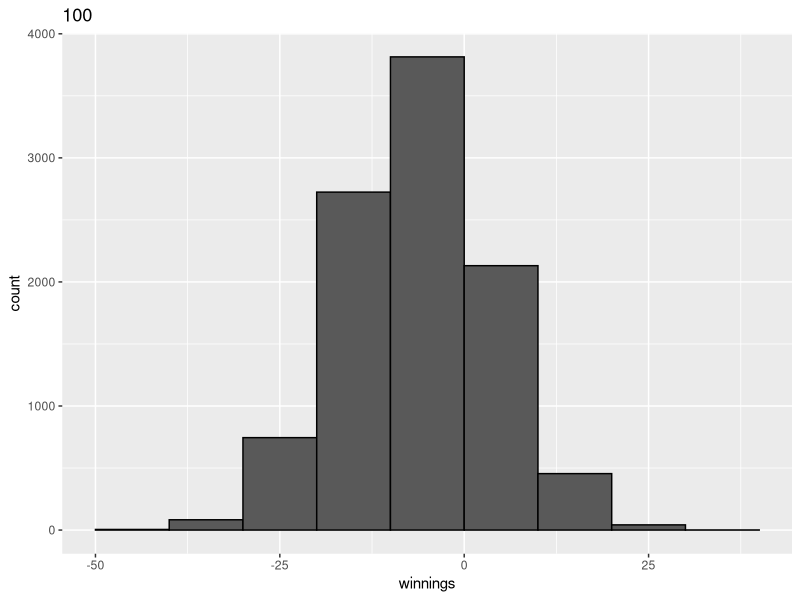
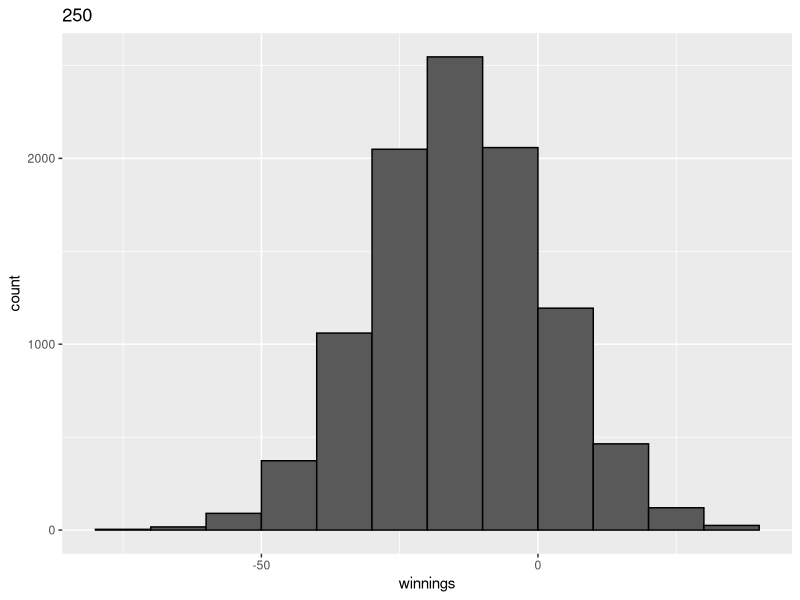
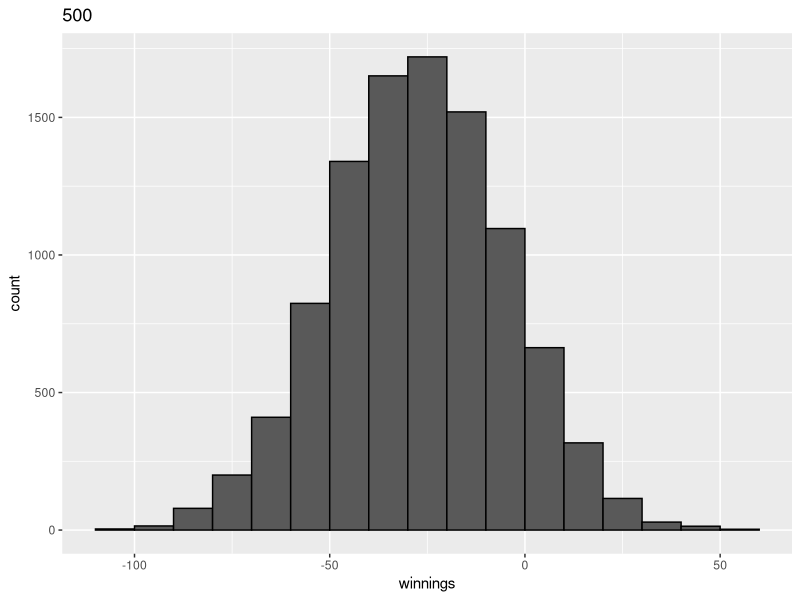
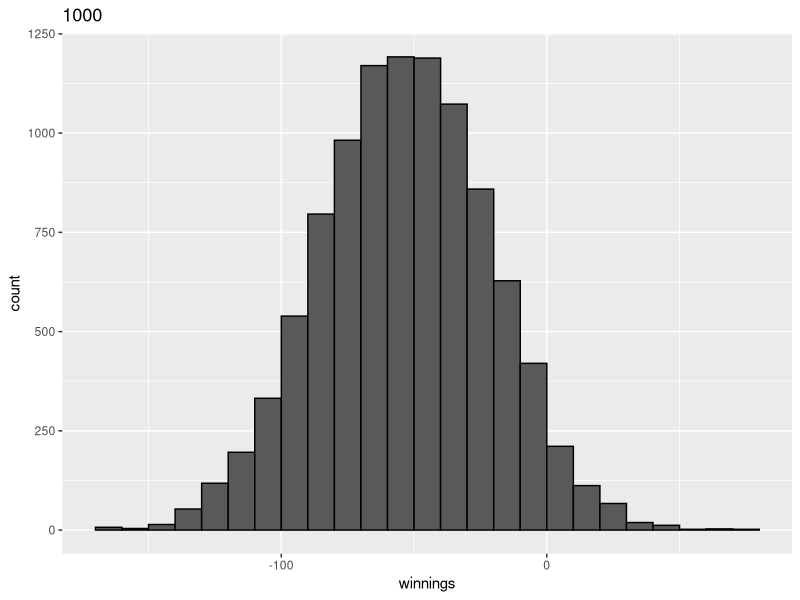
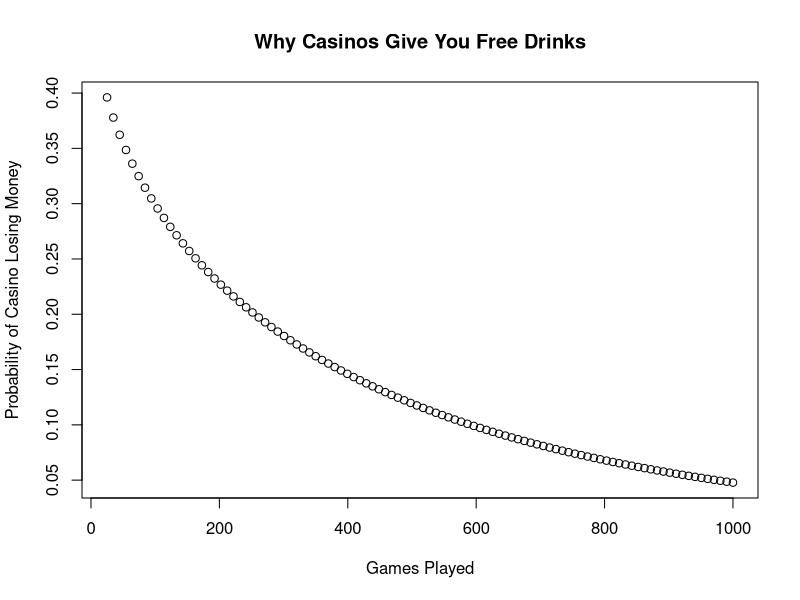

The R script that drew these images, in order:
## ---- chunk 1
roulette <- function(n) {
    x <- sample(c(-1, 1), n, replace = TRUE, prob = c(10/19, 9/19))
    sum(x)
}
## ---- chunk 2
library(tidyverse)
B <- 10000
ns <- c(100, 250, 500, 1000)
for(n in ns) {
    winnings <- replicate(B, roulette(n))
    p <- data.frame(winnings = winnings) %>% 
        ggplot(aes(x = winnings)) + 
        geom_histogram(binwidth = 10, boundary = 0, color = "black") + 
        ggtitle(n)  
    print(p) 
}
## ---- chunk 3
1 - pnorm(sqrt(100) * (1/19) / 0.998614)
## ---- chunk 4
B <- 10^5
winnings <- replicate(B, roulette(100))
mean(winnings > 0)                   
## ---- chunk 5
n <-seq(25, 1000, len = 100)
prob_of_casino_losing <- 1 - pnorm(sqrt(n) * (1/19) / 0.998614)
plot(n, prob_of_casino_losing,
     xlab = "Games Played", 
     ylab = "Probability of Casino Losing Money", 
     main = "Why Casinos Give You Free Drinks")
